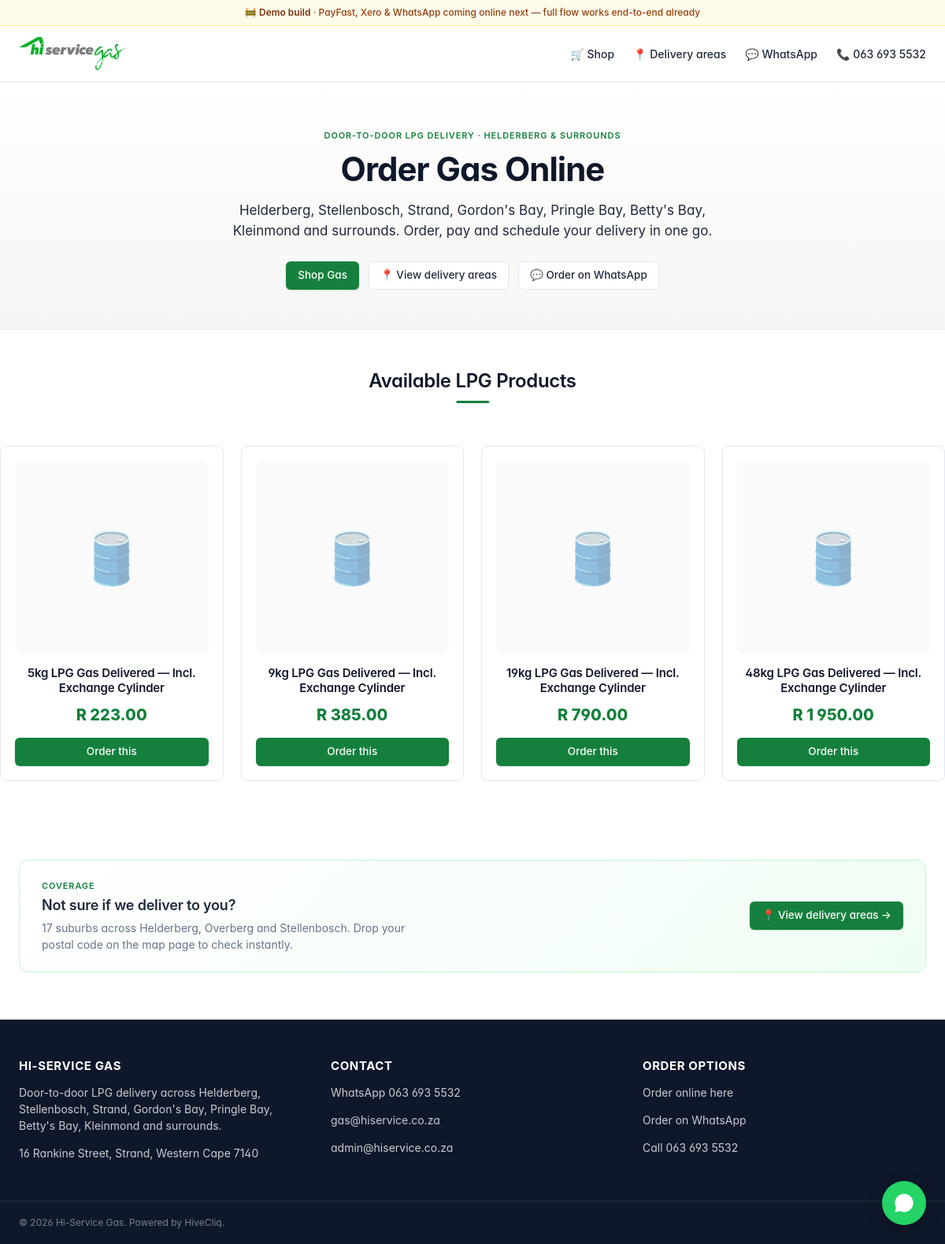
The app's page /shop/ with its own data.
### tables this page shows
CREATE TABLE products (
  id INT AUTO_INCREMENT PRIMARY KEY,
  xero_item_id VARCHAR(64) UNIQUE,
  code VARCHAR(64) NOT NULL,
  name VARCHAR(255) NOT NULL,
  description TEXT,
  price DECIMAL(12,2) NOT NULL,
  in_stock_qty INT DEFAULT 0,
  is_tracked TINYINT(1) DEFAULT 0,
  is_active TINYINT(1) DEFAULT 1,
  category VARCHAR(64) DEFAULT 'gas',
  sort_order INT DEFAULT 100,
  image_url VARCHAR(512),
  updated_at TIMESTAMP DEFAULT CURRENT_TIMESTAMP ON UPDATE CURRENT_TIMESTAMP,
  INDEX idx_active_sort (is_active, sort_order),
  INDEX idx_category (category)
);

### includes/db.php (called while the page is built, shortened)
<?php
function db(): PDO
{
    $host = (string) env('DB_HOST', 'localhost');
    $name = (string) env('DB_NAME', '');
    $user = (string) env('DB_USER', '');
    $pass = (string) env('DB_PASS', '');
    $dsn = "mysql:host={$host};dbname={$name};charset=utf8mb4";
    $pdo = new PDO($dsn, $user, $pass, [
        PDO::ATTR_ERRMODE            => PDO::ERRMODE_EXCEPTION,
        PDO::ATTR_DEFAULT_FETCH_MODE => PDO::FETCH_ASSOC,
        PDO::ATTR_EMULATE_PREPARES   => false,
        PDO::MYSQL_ATTR_INIT_COMMAND => "SET NAMES utf8mb4 COLLATE utf8mb4_unicode_ci",
    ]);
    return $pdo;
}

### includes/helpers.php (called while the page is built, shortened)
<?php
function h($v): string
{
    return htmlspecialchars((string) $v, ENT_QUOTES | ENT_SUBSTITUTE, 'UTF-8');
}
function money($v): string
{
    return 'R ' . number_format((float) $v, 2, '.', ' ');
}

### shop/index.php (the view, shortened to what this page needs)
<?php
$products = db()->query("SELECT * FROM products WHERE is_active=1 ORDER BY sort_order, name")->fetchAll();
include __DIR__ . '/_header.php';
?>
<section class="shop-hero">
  <div class="container">
    <p class="kicker">Door-to-door LPG delivery · Helderberg & surrounds</p>
    <h1>Order Gas Online</h1>
    <p class="lead">Helderberg, Stellenbosch, Strand, Gordon's Bay, Pringle Bay, Betty's Bay, Kleinmond and surrounds. Order, pay and schedule your delivery in one go.</p>
    <div class="hero-actions">
      <a href="#products" class="btn btn-primary">Shop Gas</a>
      <a href="/shop/areas.php" class="btn btn-ghost">📍 View delivery areas</a>
      <a href="https://wa.me/27636935532" class="btn btn-ghost">💬 Order on WhatsApp</a>
    </div>
  </div>
</section>
<section class="shop-grid container" id="products">
  <h2 class="section-title">Available LPG Products</h2>
  <div class="product-grid">
    <?php foreach ($products as $p): ?>
      <article class="product-card">
        <div class="product-image">
          <?php if (!empty($p['image_url'])): ?>
            <img src="<?= h($p['image_url']) ?>" alt="<?= h($p['name']) ?>">
          <?php else: ?>
            <div class="product-image-placeholder">🛢️</div>
          <?php endif; ?>
        </div>
        <h3 class="product-name"><?= h($p['name']) ?></h3>
        <div class="product-price"><?= h(money($p['price'])) ?></div>
        <a href="/shop/identify.php" class="btn btn-primary btn-block">Order this</a>
      </article>
    <?php endforeach; ?>
  </div>
</section>
<section class="container areas-cta">
  <div class="areas-cta-card">
    <div>
      <p class="kicker">Coverage</p>
      <h3>Not sure if we deliver to you?</h3>
      <p class="muted">17 suburbs across Helderberg, Overberg and Stellenbosch. Drop your postal code on the map page to check instantly.</p>
    </div>
    <a href="/shop/areas.php" class="btn btn-primary">📍 View delivery areas →</a>
  </div>
</section>
<?php include __DIR__ . '/_footer.php'; ?>

### assets/css/app.css (style rules this page uses)
:root { --brand: #15803d; --brand-hover: #166534; --brand-light: #f0fdf4; --brand-tint: #dcfce7; --red: var(--brand); --red-hover: var(--brand-hover); --red-light: var(--brand-light); --orange: #f97316; --black: #0f172a; --ink: #1e293b; --grey-900: #0f172a; --grey-700: #334155; --grey-600: #475569; --grey-500: #64748b; --grey-400: #94a3b8; --grey-300: #cbd5e1; --grey-200: #e2e8f0; --grey-100: #f1f5f9; --grey-50: #f8fafc; --grey: #64748b; --line: #e2e8f0; --bg: #f8fafc; --card: #ffffff; --muted: #64748b; --success: #059669; --success-bg: #ecfdf5; --warn: #d97706; --warn-bg: #fef3c7; --danger: #dc2626; --danger-bg: #fef2f2; --radius: 8px; --radius-sm: 6px; --radius-lg: 12px; --shadow-sm: 0 1px 2px 0 rgba(15,23,42,.04); --shadow: 0 1px 3px rgba(15,23,42,.07), 0 1px 2px rgba(15,23,42,.04); --shadow-lg: 0 8px 24px -8px rgba(15,23,42,.10), 0 4px 8px -4px rgba(15,23,42,.06); --fb: 'Inter', -apple-system, BlinkMacSystemFont, 'Segoe UI', Roboto, system-ui, sans-serif; }
* { box-sizing:border-box }
html,body { margin:0;padding:0; font-family:var(--fb);color:var(--ink);background:var(--bg); font-size:14px;line-height:1.5; -webkit-font-smoothing:antialiased;-moz-osx-font-smoothing:grayscale; font-feature-settings:'cv02','cv03','cv04','cv11'; }
a { color:var(--red);text-decoration:none }
h1,h2,h3,h4 { color:var(--black);font-weight:600;line-height:1.25;margin:0 0 8px;letter-spacing:-0.011em }
h1 { font-size:24px;font-weight:700;letter-spacing:-0.024em }
h2 { font-size:17px;letter-spacing:-0.014em }
h3 { font-size:14px;font-weight:600 }
.muted { color:var(--grey-500) }
.container { max-width:1200px;margin:0 auto;padding:0 24px }
.kicker { font-size:11px;font-weight:600;letter-spacing:.08em;text-transform:uppercase;color:var(--red);margin:0 0 8px }
.btn { display:inline-flex;align-items:center;justify-content:center;gap:6px; padding:0 14px;height:36px; border-radius:var(--radius-sm); font-family:inherit;font-weight:500;font-size:13.5px;line-height:1; border:1px solid transparent;cursor:pointer;text-align:center;text-decoration:none; transition:background-color .12s, border-color .12s, box-shadow .12s, color .12s; white-space:nowrap; }
.btn-primary { background:var(--red);color:#fff;box-shadow:0 1px 2px rgba(21,128,61,.18) }
.btn-ghost { background:#fff;color:var(--ink);border-color:var(--grey-200) }
.btn-block { display:flex;width:100% }
.areas-cta { margin:30px 0 50px }
.areas-cta-card { background:linear-gradient(135deg,#fff 0%,#f0fdf4 100%); border:1px solid #bbf7d0;border-radius:12px; padding:24px 28px;display:flex;justify-content:space-between;align-items:center;gap:18px;flex-wrap:wrap; }
.areas-cta-card .kicker { margin-bottom:6px }
.areas-cta-card h3 { margin:0 0 6px;font-size:18px;color:var(--ink) }
.areas-cta-card p { margin:0;max-width:480px }
.shop-body { background:#fff }
.shop-hero { background:linear-gradient(180deg,#fff 0%,#f5f5f3 100%);padding:60px 0 50px;text-align:center;border-bottom:1px solid var(--line) }
.shop-hero h1 { font-size:42px;margin-bottom:14px }
.shop-hero .lead { max-width:680px;margin:0 auto 26px;font-size:17px;color:var(--ink) }
.hero-actions { display:flex;gap:12px;justify-content:center;flex-wrap:wrap }
.shop-grid { padding:50px 0 70px }
.section-title { text-align:center;font-size:24px;margin-bottom:36px;position:relative;display:inline-block;left:50%;transform:translateX(-50%) }
.section-title::after { content:"";display:block;width:42px;height:3px;background:var(--red);margin:10px auto 0;border-radius:2px }
.product-grid { display:grid;grid-template-columns:repeat(auto-fill,minmax(240px,1fr));gap:22px;margin-top:18px }
.product-card { background:#fff;border:1px solid var(--line);border-radius:var(--radius);padding:18px;text-align:center;transition:all .2s ease }
.product-image { aspect-ratio:1/1;display:flex;align-items:center;justify-content:center;background:#fafafa;border-radius:var(--radius);margin-bottom:14px;overflow:hidden }
.product-image-placeholder { font-size:64px;opacity:.5 }
.product-name { font-size:15px;font-weight:600;color:var(--black);margin:8px 0 6px;min-height:42px;line-height:1.3 }
.product-price { font-size:20px;font-weight:800;color:var(--red);margin-bottom:14px }

### records on screen
products: name "5kg LPG Gas Delivered — Incl. Exchange Cylinder", price "R 223.00"
products: name "9kg LPG Gas Delivered — Incl. Exchange Cylinder", price "R 385.00"
products: name "19kg LPG Gas Delivered — Incl. Exchange Cylinder", price "R 790.00"
products: name "48kg LPG Gas Delivered — Incl. Exchange Cylinder", price "R 1 950.00"
